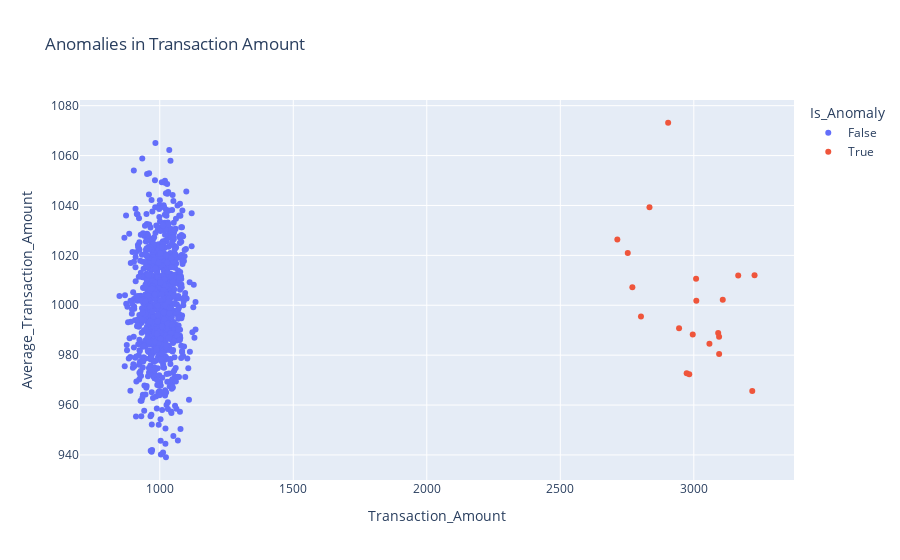

The code cell stored with this chart in its notebook:
### Markdown cell above
## 3. Anomaly Detection

We define anomalies as transactions that exceed **two standard deviations** from the mean transaction amount.

### Code cell
# Calculate mean and standard deviation of Transaction Amount
mean_amount = data['Transaction_Amount'].mean()
std_amount = data['Transaction_Amount'].std()

# Define the anomaly threshold (2 standard deviations from the mean)
anomaly_threshold = mean_amount + 2 * std_amount

# Flag anomalies
data['Is_Anomaly'] = data['Transaction_Amount'] > anomaly_threshold

# Scatter plot of Transaction Amount with anomalies highlighted
fig_anomalies = px.scatter(data, x='Transaction_Amount', y='Average_Transaction_Amount',
                           color='Is_Anomaly', title='Anomalies in Transaction Amount')
fig_anomalies.update_traces(marker=dict(size=12), 
                            selector=dict(mode='markers', marker_size=1))
fig_anomalies.show()

### Figure 1 — Plotly figure (JSON) as saved in the notebook; plotly's stock layout.template omitted (floating-point values rounded to 4 significant figures; data arrays with more than 128 entries replaced by an {"elided": "..."} marker saying what was removed)
{"data": [{"hovertemplate": "Is_Anomaly=False<br>Transaction_Amount=%{x}<br>Average_Transaction_Amount=%{y}<extra></extra>", "legendgroup": "False", "marker": {"color": "#636efa", "symbol": "circle"}, "mode": "markers", "name": "False", "orientation": "v", "showlegend": true, "type": "scatter", "x": {"elided": "980 float values"}, "xaxis": "x", "y": {"elided": "980 float values"}, "yaxis": "y"}, {"hovertemplate": "Is_Anomaly=True<br>Transaction_Amount=%{x}<br>Average_Transaction_Amount=%{y}<extra></extra>", "legendgroup": "True", "marker": {"color": "#EF553B", "symbol": "circle"}, "mode": "markers", "name": "True", "orientation": "v", "showlegend": true, "type": "scatter", "x": [2770.0, 2802.0, 3095.0, 2753.0, 3008.0, 3058.0, 3219.0, 2945.0, 2996.0, 3166.0, 3227.0, 2973.0, 2714.0, 2904.0, 3009.0, 3095.0, 3108.0, 2983.0, 2834.0, 3091.0], "xaxis": "x", "y": [1007.0, 995.5, 980.4, 1021.0, 1011.0, 984.6, 965.6, 990.8, 988.2, 1012.0, 1012.0, 972.7, 1026.0, 1073.0, 1002.0, 987.3, 1002.0, 972.4, 1039.0, 988.9], "yaxis": "y"}], "layout": {"legend": {"title": {"text": "Is_Anomaly"}, "tracegroupgap": 0}, "title": {"text": "Anomalies in Transaction Amount"}, "xaxis": {"anchor": "y", "domain": [0, 1], "title": {"text": "Transaction_Amount"}}, "yaxis": {"anchor": "x", "domain": [0, 1], "title": {"text": "Average_Transaction_Amount"}}}}
